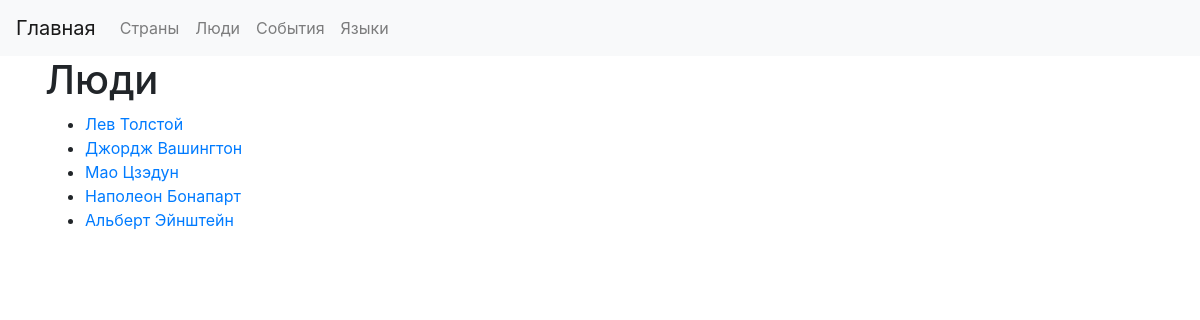
Screenshot of /people with the database file from the repository.
### app.py (models this page shows)
class Person(db.Model):
    __tablename__ = "person"
    id = db.Column(db.Integer, primary_key=True)
    name = db.Column(db.String(255), nullable=False)
    birth_year = db.Column(db.Integer, nullable=False)
    death_year = db.Column(db.Integer, nullable=True)
    languages = db.relationship("PersonLanguage", backref="person", lazy=True)
    events = db.relationship("PersonEvent", backref="person", lazy=True)
    countries = db.relationship("CountryPerson", backref="person", lazy=True)

### app.py (the view)
@app.route("/people")
def people():
    people = Person.query.all()
    return render_template("people.html", people=people)

### templates/people.html
{% extends 'base.html' %}
{% block content %}
<h1>Люди</h1>
<ul>
    {% for person in people %}
    <li><a href="{{ url_for('person', id=person.id) }}">{{ person.name }}</a></li>
    {% endfor %}
</ul>
{% endblock %}

### rows the page displays
Person: name "Лев Толстой"
Person: name "Джордж Вашингтон"
Person: name "Мао Цзэдун"
Person: name "Наполеон Бонапарт"
Person: name "Альберт Эйнштейн"
